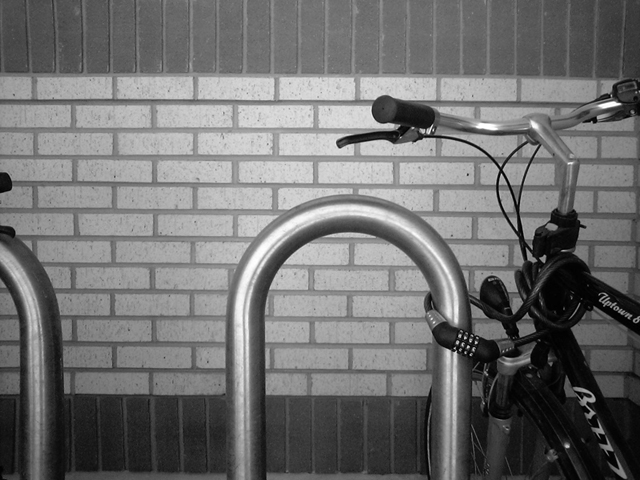
#> input picture 4 ano/1 semestre/CV/OpenCV/aula 3/Bikesgray.jpg, 640 x 480 px, found by its file name
$ python Aula_03_ex_04.py   (older library calls are emulated)
#> lines starting #> are read from the running program, lines starting #| are printed output that depends on the picture; after the words box and inside, x2 and y2 are one past the last pixel; in counts of white or black regions, pixels touching at a corner belong together
# Aula_03_ex_04.py
#
# Sobel Operator
#
# Paulo Dias - 10/2019


import cv2
import numpy as np
import sys


##########################
# Print Image Features

def printImageFeatures(image):
    if len(image.shape) == 2:
        height, width = image.shape
        nchannels = 1
    else:
        height, width, nchannels = image.shape

    print("Image Height:", height)
    print("Image Width:", width)
    print("Number of channels:", nchannels)
    print("Number of elements:", image.size)


###################################
# MAIN

image = cv2.imread("C:\CV_imagens\\Bikesgray.jpg", cv2.IMREAD_UNCHANGED)
#> image is the input picture: shape (480, 640); min 0, max 255, mean 112.2

if np.shape(image) == ():
    # Failed Reading
    print("Image file could not be open!")
    exit(-1)

printImageFeatures(image)
#| Image Height: 480
#| Image Width: 640
#| Number of elements: 307200

cv2.imshow('Original', image)

# Sobel Operato3 3 x 3

imageSobel3x3_X = cv2.Sobel(image, cv2.CV_64F, 1, 0, 3)
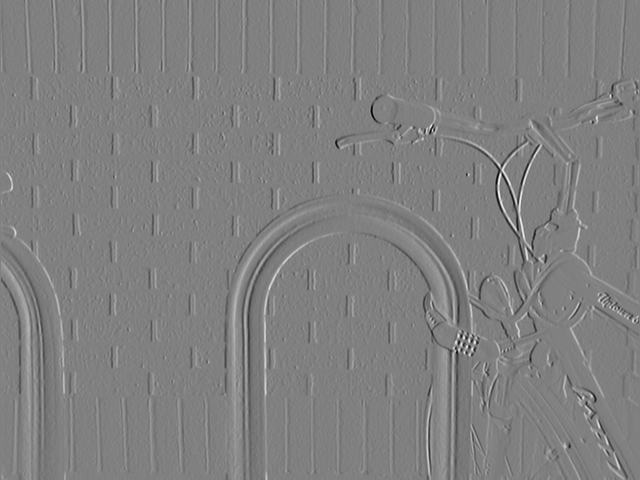
#> imageSobel3x3_X: shape (480, 640) float64; min -773, max 762, mean -0.4; drawn with min black and max white

cv2.namedWindow("Sobel 3 x 3 - X", cv2.WINDOW_AUTOSIZE)
cv2.imshow("Sobel 3 x 3 - X", imageSobel3x3_X)
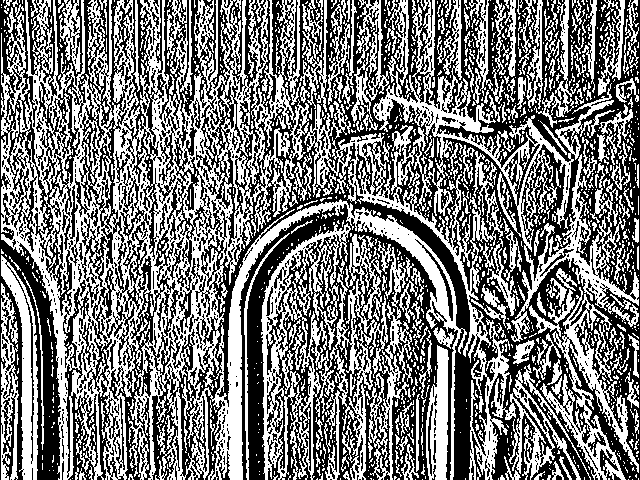
#> window 'Sobel 3 x 3 - X': shape (480, 640); 48.1% white; 1408 white regions (1154 under 20 px), largest, box (x1, y1, x2, y2) and area: (1, 0, 467, 480) 63056, (261, 222, 413, 480) 15475, (373, 0, 639, 342) 13613

image8bits = np.uint8(np.absolute(imageSobel3x3_X))
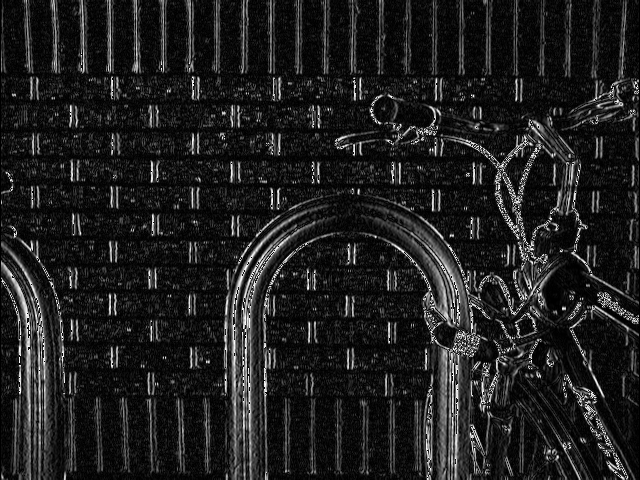
#> image8bits: shape (480, 640); min 0, max 255, mean 31.7
cv2.imshow("8 bits - Sobel 3 x 3 - X", image8bits)

imageSobel3x3_Y = cv2.Sobel(image, cv2.CV_64F, 0, 1, 3)
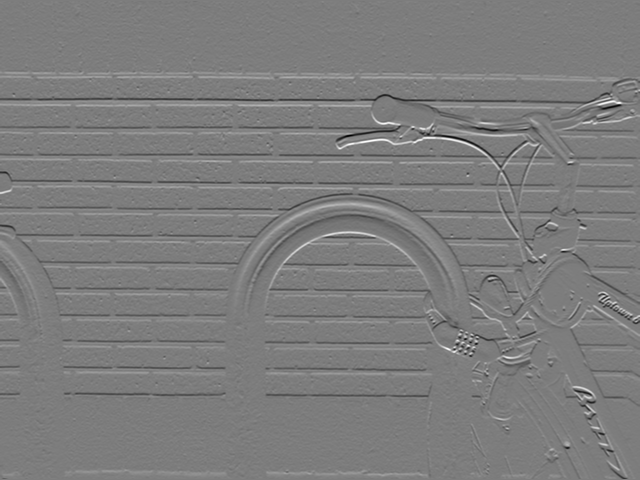
#> imageSobel3x3_Y: shape (480, 640) float64; min -747, max 773, mean -0.4; drawn with min black and max white

cv2.namedWindow("Sobel 3 x 3 - Y", cv2.WINDOW_AUTOSIZE)
cv2.imshow("Sobel 3 x 3 - Y", imageSobel3x3_Y)
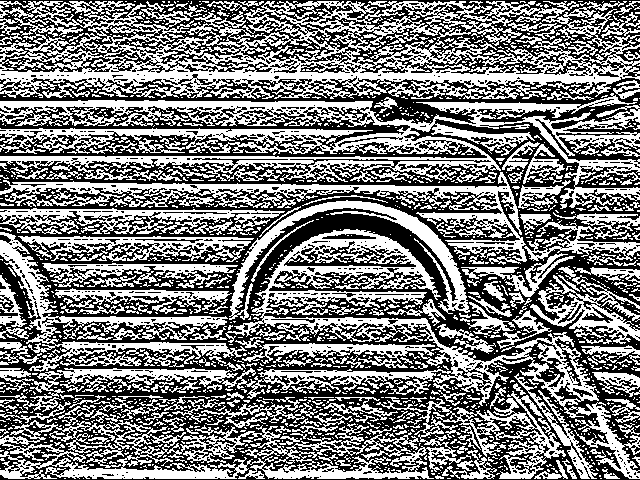
#> window 'Sobel 3 x 3 - Y': shape (480, 640); 49% white; 1629 white regions (1338 under 20 px), largest, box (x1, y1, x2, y2) and area: (0, 1, 640, 99) 28673, (0, 93, 640, 208) 23638, (0, 229, 640, 479) 18000

image8bits = np.uint8(np.absolute(imageSobel3x3_Y))
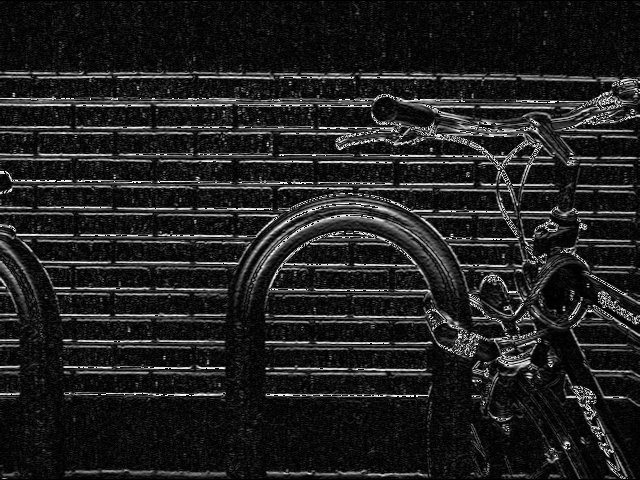
#> image8bits: shape (480, 640); min 0, max 255, mean 33
cv2.imshow("8 bits - Sobel 3 x 3 - Y", image8bits)

cv2.waitKey(0)

cv2.destroyAllWindows()
